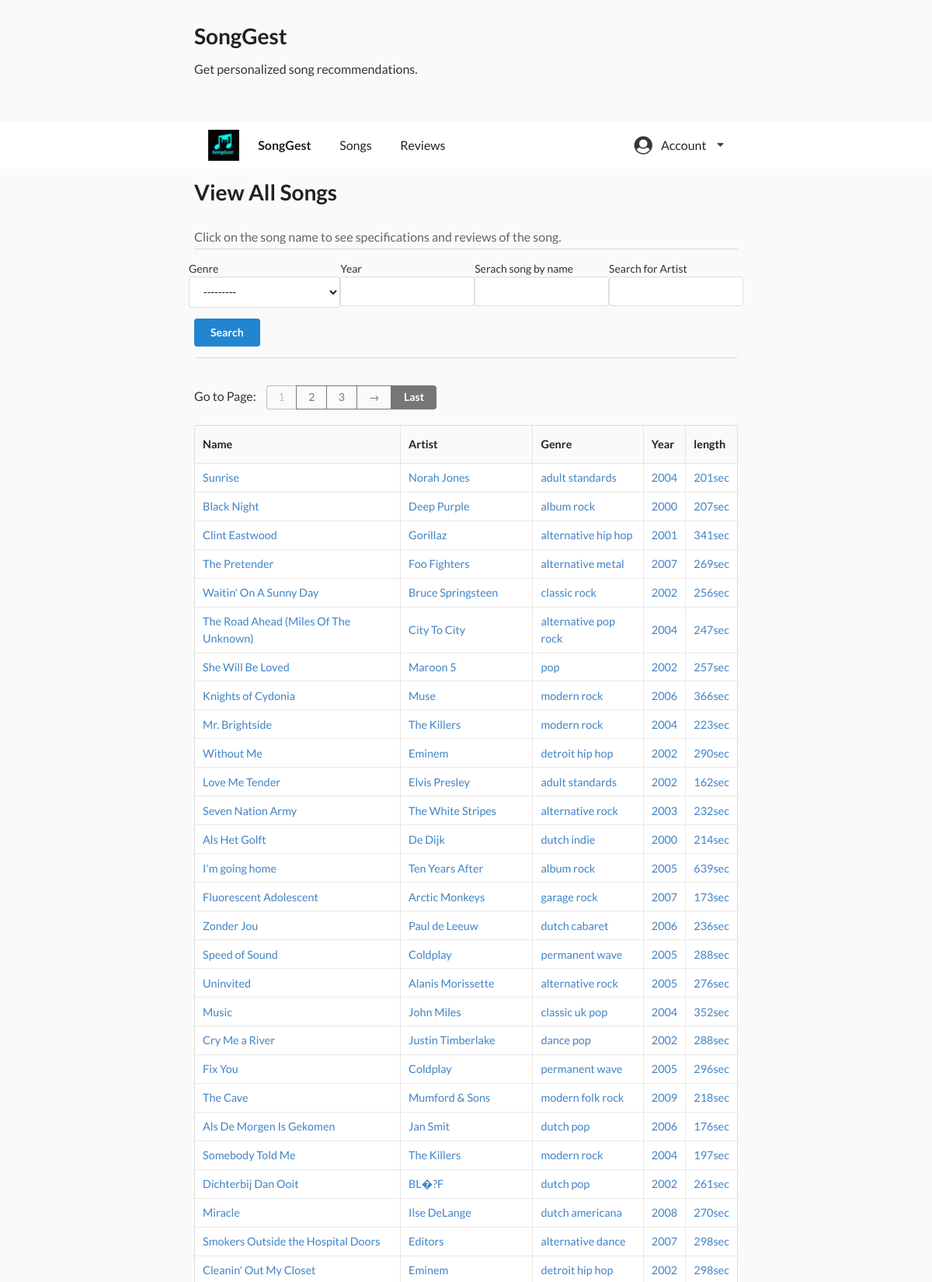
The page /songs/ (upper part) on the database its author committed.
### reviews/models.py (models this page shows, shortened)
class Song(models.Model):
    name = models.CharField(max_length=80)
    artist = models.CharField(max_length=80)
    genre = models.CharField(max_length=80)
    year = models.IntegerField(null=True, blank=True)
    BPM = models.FloatField(null=True, blank=True)
    energy = models.FloatField(null=True, blank=True)
    danceability = models.FloatField(null=True, blank=True)
    loudness = models.FloatField(null=True, blank=True)
    liveness = models.FloatField(null=True, blank=True)
    valance = models.FloatField(null=True, blank=True)
    length = models.IntegerField(null=True, blank=True)
    acousticness = models.FloatField(null=True, blank=True)
    speechiness = models.FloatField(null=True, blank=True)
    popularity = models.FloatField(null=True, blank=True)

### reviews/views.py (the view)
# urls.py: path('songs/', SongListView.as_view(), name='song_list'),
class SongListView(FilteredListView):
    filterset_class = SongFilter
    model = Song
    context_object_name = 'song_list'
    paginate_by = 50

### reviews/templatetags/pagination_tag.py (called while the page is built)
@register.simple_tag(takes_context=True)
def param_replace(context, **kwargs):
    d = context['request'].GET.copy()
    for k, v in kwargs.items():
        d[k] = v
    for k in [k for k, v in d.items() if not v]:
        del d[k]
    return d.urlencode()

### reviews/views.py (called while the page is built)
    def get_queryset(self):
        queryset = super().get_queryset()
        self.filterset = self.filterset_class(
            self.request.GET, queryset=queryset)
        return self.filterset.qs.distinct()

    def get_context_data(self, **kwargs):
        context = super().get_context_data(**kwargs)
        context['filter'] = self.filterset
        return context

### reviews/templates/reviews/song_list.html (shortened to what this page needs)
{% extends "reviews/base.html" %}
{% load crispy_forms_tags %}
{% block content %}
{% block header %}
<h1 class="ui dividing header">
    <p class="content">
        View All Songs
        <div class="sub header">Click on the song name to see specifications and reviews of the song.
        </div>
    </p>
</h1>
{% endblock header %}
{% if filter %}
<form method="GET" class="ui form">
    <div class="three fields">
        {{ filter.form|crispy}}
    </div>
    <button type="submit" class="ui blue button">Search</button>
</form>
{% endif %}
<div class="ui divider"></div>
{% if song_list %}
{% include "reviews/pagination.html" %}
<div>
    <table class="ui selectable celled small compact table">
        <thead>
            <tr>
                <th>Name</th>
                <th>Artist</th>
                <th>Genre</th>
                <th>Year</th>
                <th>length</th>
            </tr>
        </thead>
        <tbody>
            {% for song in song_list %}
            <tr>
                <td><a href="{% url 'song_detail' song.id %}">{{song.name}} </a></td>
                <td><a href="{% url 'song_detail' song.id %}">{{song.artist}}</a></td>
                <td><a href="{% url 'song_detail' song.id %}">{{song.genre}}</a></td>
                <td><a href="{% url 'song_detail' song.id %}">{{song.year}}</a></td>
                <td><a href="{% url 'song_detail' song.id %}">{{song.length}}sec</a></td>
            </tr>
            {% endfor %}
        </tbody>
    </table>
</div>
{% else %}
<p class="ui warning message">
    Oops, no song was found. Please change your query and search again!
</p>
{% endif %}
{% endblock content %}

### reviews/static/reviews/main.css (style rules this page uses)
body { background: #fafafa; color: #333333; }
.ui.form select { height: 40px; }

### rows shown on the page
Song: name "Sunrise", artist "Norah Jones", genre "adult standards", year "2004", length "201"
Song: name "Black Night", artist "Deep Purple", genre "album rock", year "2000", length "207"
Song: name "Clint Eastwood", artist "Gorillaz", genre "alternative hip hop", year "2001", length "341"
Song: name "The Pretender", artist "Foo Fighters", genre "alternative metal", year "2007", length "269"
Song: name "Waitin' On A Sunny Day", artist "Bruce Springsteen", genre "classic rock", year "2002", length "256"
Song: name "The Road Ahead (Miles Of The Unknown)", artist "City To City", genre "alternative pop rock", year "2004", length "247"
Song: name "She Will Be Loved", artist "Maroon 5", genre "pop", year "2002", length "257"
Song: name "Knights of Cydonia", artist "Muse", genre "modern rock", year "2006", length "366"
Song: name "Mr. Brightside", artist "The Killers", genre "modern rock", year "2004", length "223"
Song: name "Without Me", artist "Eminem", genre "detroit hip hop", year "2002", length "290"
Song: name "Love Me Tender", artist "Elvis Presley", genre "adult standards", year "2002", length "162"
Song: name "Seven Nation Army", artist "The White Stripes", genre "alternative rock", year "2003", length "232"
Song: name "Als Het Golft", artist "De Dijk", genre "dutch indie", year "2000", length "214"
Song: name "I'm going home", artist "Ten Years After", genre "album rock", year "2005", length "639"
Song: name "Fluorescent Adolescent", artist "Arctic Monkeys", genre "garage rock", year "2007", length "173"
Song: name "Zonder Jou", artist "Paul de Leeuw", genre "dutch cabaret", year "2006", length "236"
Song: name "Speed of Sound", artist "Coldplay", genre "permanent wave", year "2005", length "288"
Song: name "Uninvited", artist "Alanis Morissette", genre "alternative rock", year "2005", length "276"
Song: name "Music", artist "John Miles", genre "classic uk pop", year "2004", length "352"
Song: name "Cry Me a River", artist "Justin Timberlake", genre "dance pop", year "2002", length "288"
Song: name "Fix You", artist "Coldplay", genre "permanent wave", year "2005", length "296"
Song: name "The Cave", artist "Mumford & Sons", genre "modern folk rock", year "2009", length "218"
Song: name "Als De Morgen Is Gekomen", artist "Jan Smit", genre "dutch pop", year "2006", length "176"
Song: name "Somebody Told Me", artist "The Killers", genre "modern rock", year "2004", length "197"
Song: name "Dichterbij Dan Ooit", artist "BL�?F", genre "dutch pop", year "2002", length "261"
Song: name "Miracle", artist "Ilse DeLange", genre "dutch americana", year "2008", length "270"
Song: name "Smokers Outside the Hospital Doors", artist "Editors", genre "alternative dance", year "2007", length "298"
Song: name "Cleanin' Out My Closet", artist "Eminem", genre "detroit hip hop", year "2002", length "298"

### other values the page prints
{{ num }} "1"
{{ num }} "2" "3"
